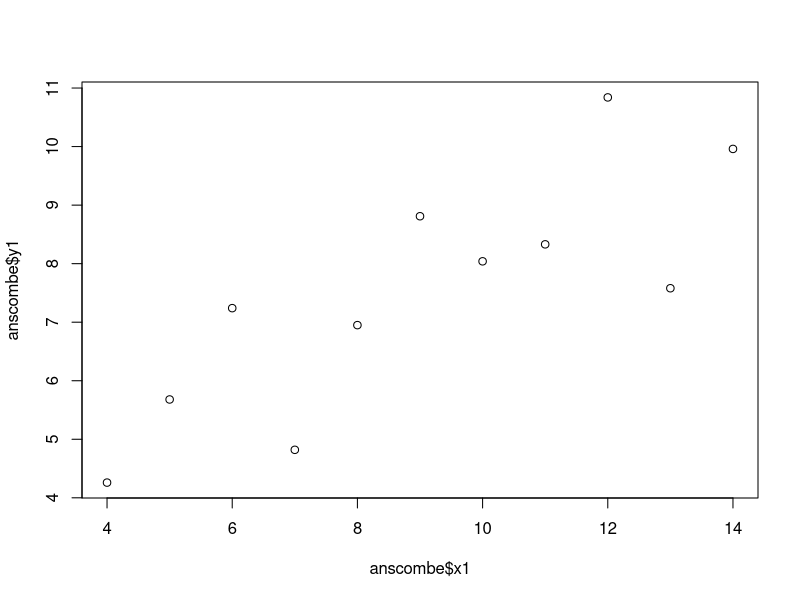
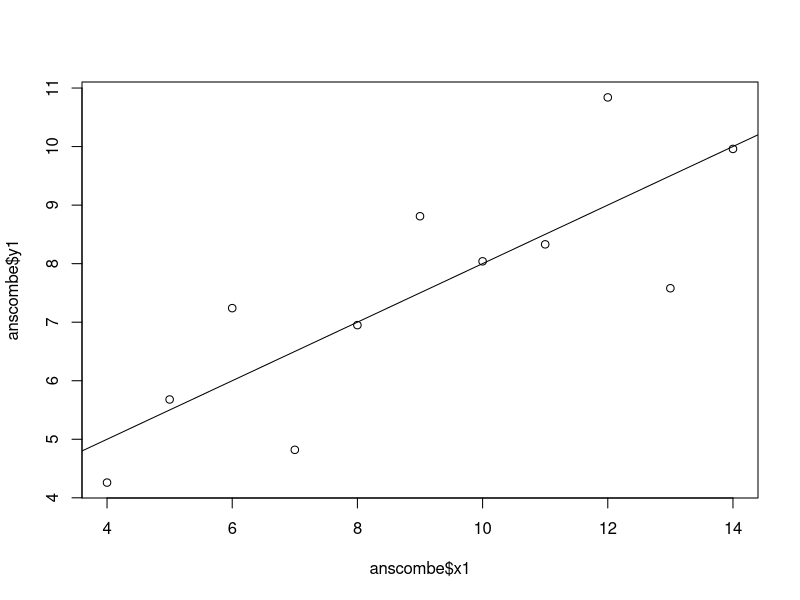
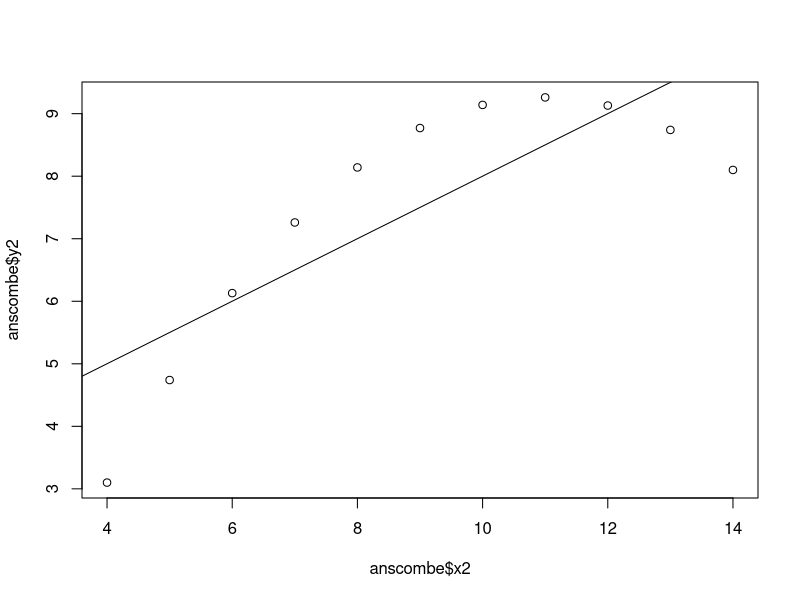
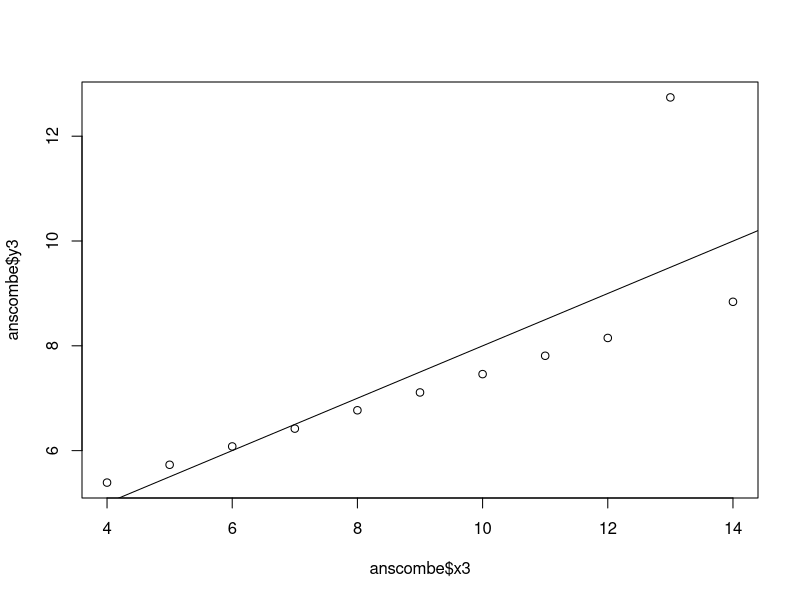
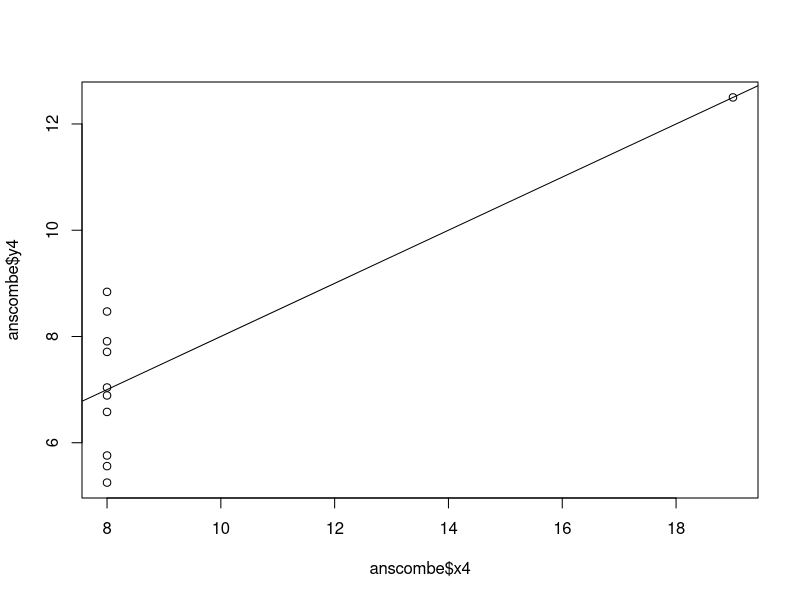
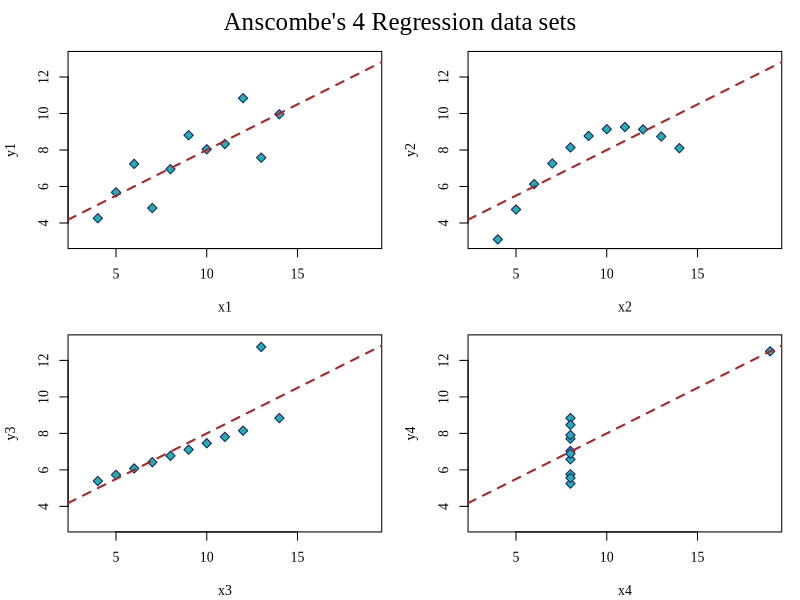
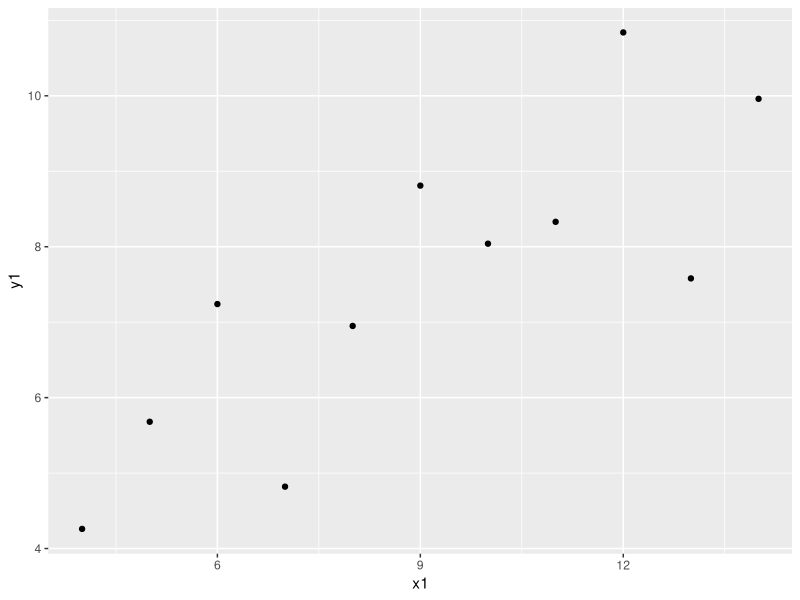
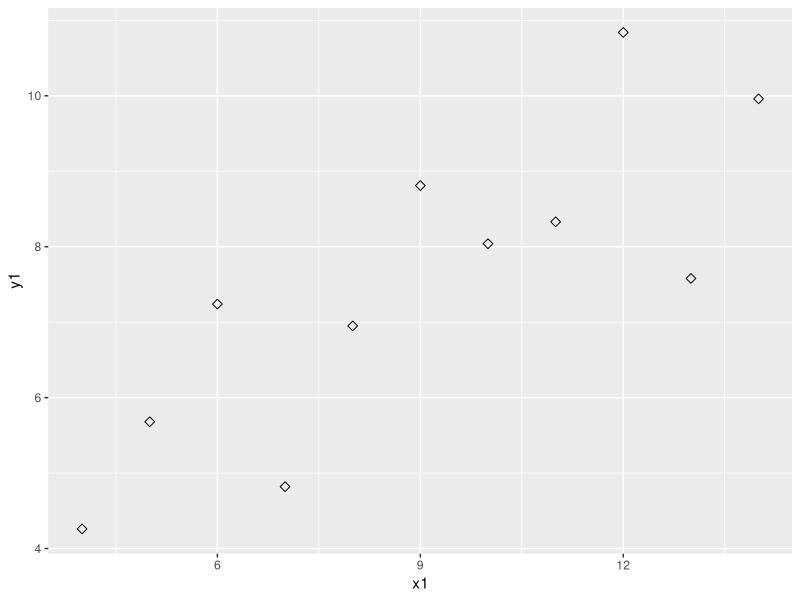

The R source for these figures, in order:
## ---- chunk 1
## Anscombe (1973) Quartlet

data(anscombe)  # Load Anscombe's data
summary(anscombe)

## Simple version
plot(anscombe$x1,anscombe$y1)
summary(anscombe)

# Create four model objects
lm1 <- lm(y1 ~ x1, data=anscombe)
summary(lm1)
lm2 <- lm(y2 ~ x2, data=anscombe)
summary(lm2)
lm3 <- lm(y3 ~ x3, data=anscombe)
summary(lm3)
lm4 <- lm(y4 ~ x4, data=anscombe)
summary(lm4)
plot(anscombe$x1,anscombe$y1)
abline(coefficients(lm1))
plot(anscombe$x2,anscombe$y2)
abline(coefficients(lm2))
plot(anscombe$x3,anscombe$y3)
abline(coefficients(lm3))
plot(anscombe$x4,anscombe$y4)
abline(coefficients(lm4))


## Fancy version (per help file)

ff <- y ~ x
mods <- setNames(as.list(1:4), paste0("lm", 1:4))

# Plot using for loop
for(i in 1:4) {
  ff[2:3] <- lapply(paste0(c("y","x"), i), as.name)
  ## or   ff[[2]] <- as.name(paste0("y", i))
  ##      ff[[3]] <- as.name(paste0("x", i))
  mods[[i]] <- lmi <- lm(ff, data = anscombe)
  print(anova(lmi))
}

sapply(mods, coef)  # Note the use of this function
lapply(mods, function(fm) coef(summary(fm)))

# Preparing for the plots
op <- par(mfrow = c(2, 2), mar = 0.1+c(4,4,1,1), oma =  c(0, 0, 2, 0), family="Times New Roman")
#family in par -> changes fonts in graph
#for Windows users, you can also use windowsFont(), unfortunately, I have a Mac...

# Plot charts using for loop
for(i in 1:4) {
  ff[2:3] <- lapply(paste0(c("y","x"), i), as.name)
  plot(ff, data = anscombe, col = "midnightblue",type="p", pch = 23, bg = "lightseagreen", cex = 1.2,
       xlim = c(3, 19), ylim = c(3, 13))
  abline(mods[[i]], col = "firebrick", lwd=2, lty=2)
}
mtext("Anscombe's 4 Regression data sets", outer = TRUE, cex = 1.5)
par(op)
#plotting character can be changed using pch
#type indicates whether points (p), lines(l), or both(b) should be plotted
#lty changes the type of line (dotted, semi dotted)
## ---- chunk 2
library(tidyverse)

## Anscombe (1973) Quartlet

data(anscombe)  # Load Anscombe's data



## Simple version
ggplot(anscombe, aes(x=x1, y=y1))+geom_point()

## geom_point changes graph characteristics
## can change size, shape, color
ggplot(anscombe, aes(x=x1, y=y1)) + geom_point(size=2, shape=5)
## if you wnat to just change size of POINTS, use (aes(size=1)) within geom_point
## if you ever wanted to label points, use geom_text(label=rownames(anscombe))

##plot regression line using geom_smooth
#specify for linear with method=lm, delete range with se=FALSE

ggplot(anscombe, aes(x=x1, y=y1)) + geom_point(size=2, shape=17,color="lightseagreen") + geom_smooth(method=lm, se=FALSE,color="firebrick3",linetype="dashed")+xlim(3,19)+ylim(3,13)

#you can change the line type and color within geom_smooth as well
ggplot(anscombe, aes(x=x2, y=y2)) + geom_point(size=2, shape=17,color="mediumpurple3") + geom_smooth(method=lm, se=FALSE,color="darkorange4",linetype="dashed")+xlim(3,19)+ylim(3,13)
ggplot(anscombe, aes(x=x3, y=y3)) + geom_point(size=2, shape=17,color="palegreen3") + geom_smooth(method=lm, se=FALSE,color="deeppink4",linetype="dashed")+xlim(3,19)+ylim(3,13)
ggplot(anscombe, aes(x=x4, y=y4)) + geom_point(size=2, shape=17,color="violetred1") + geom_smooth(method=lm, se=FALSE,color="hotpink4",linetype="dashed")+xlim(3,19)+ylim(3,13)
#doing with this with other graphs



